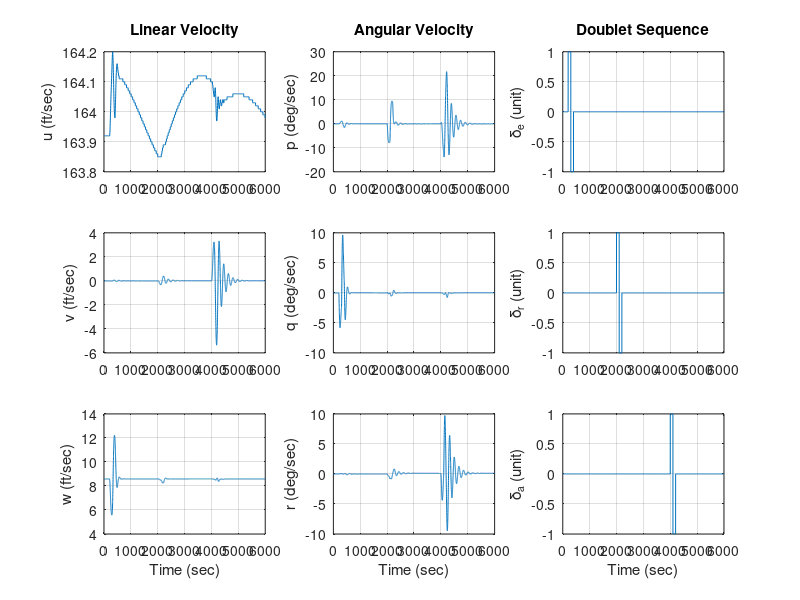
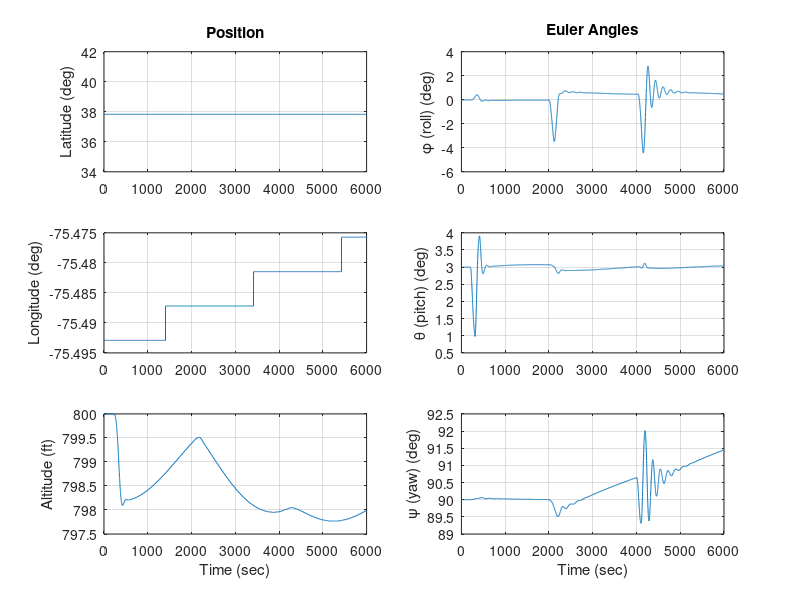

MATLAB code for these plots, in order:
% Function to load and plot csv data.
% Labels/Titles designed to match states of GTM aircraft

clear all;
close all;
clc;

% load csv
ysim = csvread('states_train.csv');
doublet_sent = csvread('doublet_sent_train.csv');
tsim = 0:length(ysim)-1;

% Plot results
% FIGURE: LINEAR AND ANGULAR VELOCITIES
set(figure(1),'Position',[20 80 900 700]);

subplot(331),
plot(tsim,ysim(:,1)); grid on
title('Linear Velocity');
ylabel('u (ft/sec)')

subplot(334),
plot(tsim,ysim(:,2)); grid on
ylabel('v (ft/sec)')

subplot(337),
plot(tsim,ysim(:,3)); grid on
xlabel('Time (sec)');ylabel('w (ft/sec)')

subplot(332),
plot(tsim,180/pi*ysim(:,4)); grid on
title('Angular Velocity');
ylabel('p (deg/sec)')

subplot(335),
plot(tsim,180/pi*ysim(:,5)); grid on
ylabel('q (deg/sec)')

subplot(338),
plot(tsim,180/pi*ysim(:,6)); grid on
xlabel('Time (sec)');ylabel('r (deg/sec)')

subplot(333),
plot(tsim,doublet_sent(:,1)); grid on
title('Doublet Sequence');
ylabel('\delta_e (unit)')

subplot(336),
plot(tsim,doublet_sent(:,2)); grid on
ylabel('\delta_r (unit)')

subplot(339),
plot(tsim,doublet_sent(:,3)); grid on
xlabel('Time (sec)');ylabel('\delta_a (unit)')

if (exist('AutoRun','var'))
    pause(.2);
    orient portrait; print -dpng exampleplot01;
end

% Plot results
% FIGURE: LAT/LONG/ALT AND EULER ANGLES
set(figure(2),'Position',[20 80 900 700]);

subplot(321),
plot(tsim,180/pi*ysim(:,7)); grid on
title('Position');
ylabel('Latitude (deg)')

subplot(323),
plot(tsim,180/pi*ysim(:,8)); grid on
ylabel('Longitude (deg)')

subplot(325),
plot(tsim,ysim(:,9)); grid on
xlabel('Time (sec)');ylabel('Altitude (ft)')

subplot(322),
plot(tsim,180/pi*ysim(:,10)); grid on
title('Euler Angles');
ylabel('\phi (roll) (deg)')

subplot(324),
plot(tsim,180/pi*ysim(:,11)); grid on
ylabel('\theta (pitch) (deg)')

subplot(326),
plot(tsim,180/pi*ysim(:,12)); grid on
xlabel('Time (sec)');ylabel('\psi (yaw) (deg)')

if (exist('AutoRun','var'))
    pause(.2);
    orient portrait; print -dpng exampleplot01;
end
